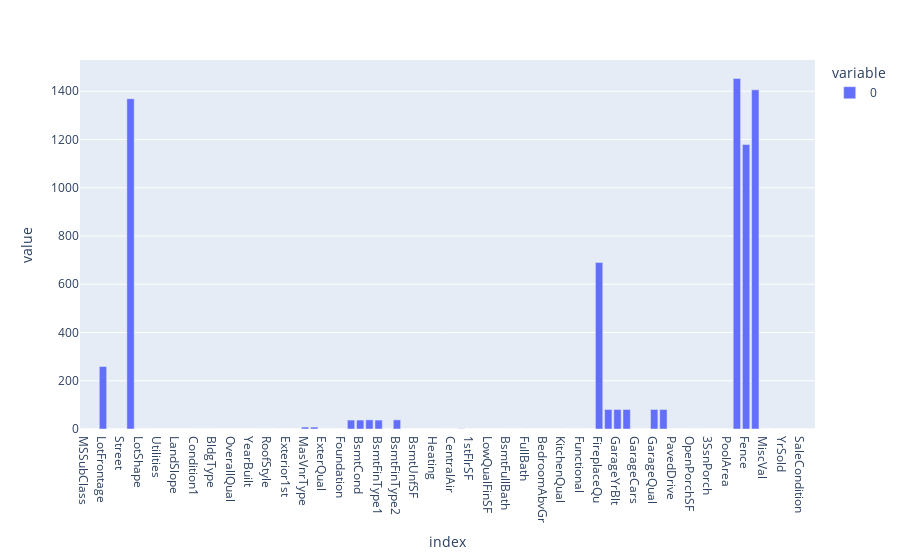

This figure's notebook cell:
### Code cell
fig = px.bar(train.isna().sum())
fig.show();

### Figure 1 — Plotly figure (JSON) as saved in the notebook; plotly's stock layout.template omitted (floating-point values rounded to 4 significant figures)
{"data": [{"alignmentgroup": "True", "hovertemplate": "variable=0<br>index=%{x}<br>value=%{y}<extra></extra>", "legendgroup": "0", "marker": {"color": "#636efa", "pattern": {"shape": ""}}, "name": "0", "offsetgroup": "0", "orientation": "v", "showlegend": true, "textposition": "auto", "type": "bar", "x": ["MSSubClass", "MSZoning", "LotFrontage", "LotArea", "Street", "Alley", "LotShape", "LandContour", "Utilities", "LotConfig", "LandSlope", "Neighborhood", "Condition1", "Condition2", "BldgType", "HouseStyle", "OverallQual", "OverallCond", "YearBuilt", "YearRemodAdd", "RoofStyle", "RoofMatl", "Exterior1st", "Exterior2nd", "MasVnrType", "MasVnrArea", "ExterQual", "ExterCond", "Foundation", "BsmtQual", "BsmtCond", "BsmtExposure", "BsmtFinType1", "BsmtFinSF1", "BsmtFinType2", "BsmtFinSF2", "BsmtUnfSF", "TotalBsmtSF", "Heating", "HeatingQC", "CentralAir", "Electrical", "1stFlrSF", "2ndFlrSF", "LowQualFinSF", "GrLivArea", "BsmtFullBath", "BsmtHalfBath", "FullBath", "HalfBath", "BedroomAbvGr", "KitchenAbvGr", "KitchenQual", "TotRmsAbvGrd", "Functional", "Fireplaces", "FireplaceQu", "GarageType", "GarageYrBlt", "GarageFinish", "GarageCars", "GarageArea", "GarageQual", "GarageCond", "PavedDrive", "WoodDeckSF", "OpenPorchSF", "EnclosedPorch", "3SsnPorch", "ScreenPorch", "PoolArea", "PoolQC", "Fence", "MiscFeature", "MiscVal", "MoSold", "YrSold", "SaleType", "SaleCondition", "SalePrice"], "xaxis": "x", "y": [0, 0, 259, 0, 0, 1369, 0, 0, 0, 0, 0, 0, 0, 0, 0, 0, 0, 0, 0, 0, 0, 0, 0, 0, 8, 8, 0, 0, 0, 37, 37, 38, 37, 0, 38, 0, 0, 0, 0, 0, 0, 1, 0, 0, 0, 0, 0, 0, 0, 0, 0, 0, 0, 0, 0, 0, 690, 81, 81, 81, 0, 0, 81, 81, 0, 0, 0, 0, 0, 0, 0, 1453, 1179, 1406, 0, 0, 0, 0, 0, 0], "yaxis": "y"}], "layout": {"autosize": true, "barmode": "relative", "legend": {"title": {"text": "variable"}, "tracegroupgap": 0}, "margin": {"t": 60}, "xaxis": {"anchor": "y", "autorange": false, "domain": [0, 1], "range": [-0.5, 79.5], "title": {"text": "index"}, "type": "category"}, "yaxis": {"anchor": "x", "autorange": true, "domain": [0, 1], "range": [0, 1529.0], "title": {"text": "value"}, "type": "linear"}}}
